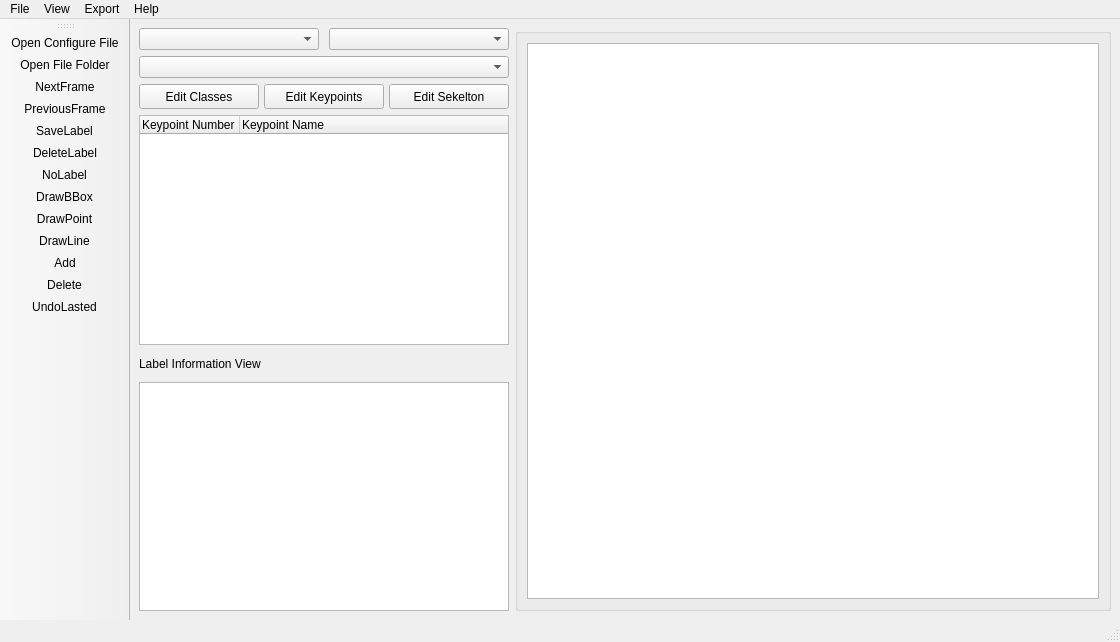
<?xml version="1.0" encoding="UTF-8"?>
<ui version="4.0">
 <class>AnimalPoseAnnotator</class>
 <widget class="QMainWindow" name="AnimalPoseAnnotator">
  <property name="geometry">
   <rect>
    <x>0</x>
    <y>0</y>
    <width>1120</width>
    <height>642</height>
   </rect>
  </property>
  <property name="windowTitle">
   <string>AnimalPoseAnnotator</string>
  </property>
  <property name="windowIcon">
   <iconset>
    <normaloff>../media/logo.png</normaloff>../media/logo.png</iconset>
  </property>
  <widget class="QWidget" name="AnimalPoseAnnotatorLayout">
   <layout class="QHBoxLayout" name="AnimalPoseAnnotatorHLayout">
    <item>
     <layout class="QVBoxLayout" name="ToolsLayout">
      <item>
       <layout class="QHBoxLayout" name="SubToolsLayout">
        <property name="spacing">
         <number>10</number>
        </property>
        <item>
         <widget class="QComboBox" name="KeypointsSeletion">
          <property name="sizePolicy">
           <sizepolicy hsizetype="Fixed" vsizetype="Fixed">
            <horstretch>0</horstretch>
            <verstretch>0</verstretch>
           </sizepolicy>
          </property>
          <property name="minimumSize">
           <size>
            <width>180</width>
            <height>0</height>
           </size>
          </property>
          <property name="maximumSize">
           <size>
            <width>180</width>
            <height>16777215</height>
           </size>
          </property>
         </widget>
        </item>
        <item>
         <widget class="QComboBox" name="ClassesSelection">
          <property name="sizePolicy">
           <sizepolicy hsizetype="Fixed" vsizetype="Fixed">
            <horstretch>0</horstretch>
            <verstretch>0</verstretch>
           </sizepolicy>
          </property>
          <property name="minimumSize">
           <size>
            <width>180</width>
            <height>0</height>
           </size>
          </property>
          <property name="maximumSize">
           <size>
            <width>180</width>
            <height>16777215</height>
           </size>
          </property>
         </widget>
        </item>
       </layout>
      </item>
      <item>
       <widget class="QComboBox" name="SkeletonSelection">
        <property name="sizePolicy">
         <sizepolicy hsizetype="Fixed" vsizetype="Fixed">
          <horstretch>0</horstretch>
          <verstretch>0</verstretch>
         </sizepolicy>
        </property>
        <property name="minimumSize">
         <size>
          <width>370</width>
          <height>0</height>
         </size>
        </property>
        <property name="maximumSize">
         <size>
          <width>370</width>
          <height>16777215</height>
         </size>
        </property>
       </widget>
      </item>
      <item>
       <layout class="QHBoxLayout" name="EditLayout">
        <property name="spacing">
         <number>5</number>
        </property>
        <item>
         <widget class="QPushButton" name="EditClasses">
          <property name="sizePolicy">
           <sizepolicy hsizetype="Fixed" vsizetype="Fixed">
            <horstretch>0</horstretch>
            <verstretch>0</verstretch>
           </sizepolicy>
          </property>
          <property name="minimumSize">
           <size>
            <width>120</width>
            <height>25</height>
           </size>
          </property>
          <property name="maximumSize">
           <size>
            <width>120</width>
            <height>25</height>
           </size>
          </property>
          <property name="text">
           <string>Edit Classes</string>
          </property>
         </widget>
        </item>
        <item>
         <widget class="QPushButton" name="EditKeypoints">
          <property name="sizePolicy">
           <sizepolicy hsizetype="Fixed" vsizetype="Fixed">
            <horstretch>0</horstretch>
            <verstretch>0</verstretch>
           </sizepolicy>
          </property>
          <property name="minimumSize">
           <size>
            <width>120</width>
            <height>25</height>
           </size>
          </property>
          <property name="maximumSize">
           <size>
            <width>120</width>
            <height>25</height>
           </size>
          </property>
          <property name="text">
           <string>Edit Keypoints</string>
          </property>
         </widget>
        </item>
        <item>
         <widget class="QPushButton" name="EditSkeleton">
          <property name="sizePolicy">
           <sizepolicy hsizetype="Fixed" vsizetype="Fixed">
            <horstretch>0</horstretch>
            <verstretch>0</verstretch>
           </sizepolicy>
          </property>
          <property name="minimumSize">
           <size>
            <width>120</width>
            <height>25</height>
           </size>
          </property>
          <property name="maximumSize">
           <size>
            <width>120</width>
            <height>25</height>
           </size>
          </property>
          <property name="text">
           <string>Edit Sekelton</string>
          </property>
         </widget>
        </item>
       </layout>
      </item>
      <item>
       <widget class="QTreeWidget" name="ConfigureDisplay">
        <property name="sizePolicy">
         <sizepolicy hsizetype="Fixed" vsizetype="Expanding">
          <horstretch>0</horstretch>
          <verstretch>0</verstretch>
         </sizepolicy>
        </property>
        <property name="minimumSize">
         <size>
          <width>370</width>
          <height>0</height>
         </size>
        </property>
        <property name="maximumSize">
         <size>
          <width>370</width>
          <height>16777215</height>
         </size>
        </property>
        <column>
         <property name="text">
          <string>Keypoint Number</string>
         </property>
        </column>
        <column>
         <property name="text">
          <string>Keypoint Name</string>
         </property>
        </column>
       </widget>
      </item>
      <item>
       <widget class="QLabel" name="LabelInformationViewLabel">
        <property name="minimumSize">
         <size>
          <width>370</width>
          <height>25</height>
         </size>
        </property>
        <property name="maximumSize">
         <size>
          <width>370</width>
          <height>25</height>
         </size>
        </property>
        <property name="text">
         <string>Label Information View</string>
        </property>
       </widget>
      </item>
      <item>
       <widget class="QTreeView" name="LabelInformationView">
        <property name="sizePolicy">
         <sizepolicy hsizetype="Fixed" vsizetype="Expanding">
          <horstretch>0</horstretch>
          <verstretch>0</verstretch>
         </sizepolicy>
        </property>
        <property name="minimumSize">
         <size>
          <width>370</width>
          <height>0</height>
         </size>
        </property>
        <property name="maximumSize">
         <size>
          <width>370</width>
          <height>16777215</height>
         </size>
        </property>
       </widget>
      </item>
     </layout>
    </item>
    <item>
     <widget class="QGroupBox" name="FrameDisplayGroup">
      <property name="title">
       <string/>
      </property>
      <layout class="QVBoxLayout" name="FrameDisplayGroupLayout">
       <item>
        <widget class="QGraphicsView" name="FrameDisplay"/>
       </item>
      </layout>
     </widget>
    </item>
   </layout>
  </widget>
  <widget class="QMenuBar" name="menubar">
   <property name="geometry">
    <rect>
     <x>0</x>
     <y>0</y>
     <width>1120</width>
     <height>33</height>
    </rect>
   </property>
   <widget class="QMenu" name="menuFile">
    <property name="title">
     <string>File</string>
    </property>
    <addaction name="actionOpenConfigureFile"/>
    <addaction name="actionOpenFileFolder"/>
   </widget>
   <widget class="QMenu" name="menuView">
    <property name="title">
     <string>View</string>
    </property>
    <widget class="QMenu" name="menuTheme">
     <property name="title">
      <string>Theme</string>
     </property>
     <addaction name="actionDark"/>
     <addaction name="actionLight"/>
    </widget>
    <addaction name="menuTheme"/>
   </widget>
   <widget class="QMenu" name="menuHelp">
    <property name="title">
     <string>Help</string>
    </property>
    <addaction name="actionHelp"/>
   </widget>
   <widget class="QMenu" name="menuExport">
    <property name="title">
     <string>Export</string>
    </property>
   </widget>
   <addaction name="menuFile"/>
   <addaction name="menuView"/>
   <addaction name="menuExport"/>
   <addaction name="menuHelp"/>
  </widget>
  <widget class="QStatusBar" name="statusbar"/>
  <widget class="QToolBar" name="toolBar">
   <property name="windowTitle">
    <string>toolBar</string>
   </property>
   <attribute name="toolBarArea">
    <enum>LeftToolBarArea</enum>
   </attribute>
   <attribute name="toolBarBreak">
    <bool>false</bool>
   </attribute>
   <addaction name="actionOpenConfigureFile"/>
   <addaction name="actionOpenFileFolder"/>
   <addaction name="actionNextFrame"/>
   <addaction name="actionPreviousFrame"/>
   <addaction name="actionSaveLabel"/>
   <addaction name="actionDeleteLabel"/>
   <addaction name="actionNoLabel"/>
   <addaction name="actionDrawBBox"/>
   <addaction name="actionDrawPoint"/>
   <addaction name="actionDrawLine"/>
   <addaction name="actionAdd"/>
   <addaction name="actionDelete"/>
   <addaction name="actionUndoLasted"/>
  </widget>
  <action name="actionOpenConfigureFile">
   <property name="icon">
    <iconset theme="document-open"/>
   </property>
   <property name="text">
    <string>Open Configure File</string>
   </property>
  </action>
  <action name="actionOpenFileFolder">
   <property name="icon">
    <iconset theme="folder-open"/>
   </property>
   <property name="text">
    <string>Open File Folder</string>
   </property>
  </action>
  <action name="actionNextFrame">
   <property name="icon">
    <iconset theme="go-next"/>
   </property>
   <property name="text">
    <string>NextFrame</string>
   </property>
   <property name="menuRole">
    <enum>QAction::MenuRole::NoRole</enum>
   </property>
  </action>
  <action name="actionPreviousFrame">
   <property name="icon">
    <iconset theme="go-previous"/>
   </property>
   <property name="text">
    <string>PreviousFrame</string>
   </property>
   <property name="menuRole">
    <enum>QAction::MenuRole::NoRole</enum>
   </property>
  </action>
  <action name="actionSaveLabel">
   <property name="icon">
    <iconset theme="document-save"/>
   </property>
   <property name="text">
    <string>SaveLabel</string>
   </property>
   <property name="menuRole">
    <enum>QAction::MenuRole::NoRole</enum>
   </property>
  </action>
  <action name="actionDeleteLabel">
   <property name="icon">
    <iconset theme="edit-delete"/>
   </property>
   <property name="text">
    <string>DeleteLabel</string>
   </property>
   <property name="menuRole">
    <enum>QAction::MenuRole::NoRole</enum>
   </property>
  </action>
  <action name="actionDrawBBox">
   <property name="icon">
    <iconset theme="media-playback-stop"/>
   </property>
   <property name="text">
    <string>DrawBBox</string>
   </property>
   <property name="menuRole">
    <enum>QAction::MenuRole::NoRole</enum>
   </property>
  </action>
  <action name="actionDrawPoint">
   <property name="icon">
    <iconset theme="media-optical"/>
   </property>
   <property name="text">
    <string>DrawPoint</string>
   </property>
   <property name="menuRole">
    <enum>QAction::MenuRole::NoRole</enum>
   </property>
  </action>
  <action name="actionDrawLine">
   <property name="icon">
    <iconset theme="format-text-italic"/>
   </property>
   <property name="text">
    <string>DrawLine</string>
   </property>
   <property name="menuRole">
    <enum>QAction::MenuRole::NoRole</enum>
   </property>
  </action>
  <action name="actionUndoLasted">
   <property name="icon">
    <iconset theme="edit-undo"/>
   </property>
   <property name="text">
    <string>UndoLasted</string>
   </property>
   <property name="menuRole">
    <enum>QAction::MenuRole::NoRole</enum>
   </property>
  </action>
  <action name="actionAdd">
   <property name="icon">
    <iconset theme="list-add"/>
   </property>
   <property name="text">
    <string>Add</string>
   </property>
   <property name="toolTip">
    <string>Add</string>
   </property>
   <property name="menuRole">
    <enum>QAction::MenuRole::NoRole</enum>
   </property>
  </action>
  <action name="actionNoLabel">
   <property name="icon">
    <iconset theme="zoom-original"/>
   </property>
   <property name="text">
    <string>NoLabel</string>
   </property>
   <property name="menuRole">
    <enum>QAction::MenuRole::NoRole</enum>
   </property>
  </action>
  <action name="actionDelete">
   <property name="icon">
    <iconset theme="list-remove"/>
   </property>
   <property name="text">
    <string>Delete</string>
   </property>
   <property name="menuRole">
    <enum>QAction::MenuRole::NoRole</enum>
   </property>
  </action>
  <action name="actionHelp">
   <property name="icon">
    <iconset theme="help-browser"/>
   </property>
   <property name="text">
    <string>Help</string>
   </property>
  </action>
  <action name="actionDark">
   <property name="text">
    <string>Dark</string>
   </property>
  </action>
  <action name="actionLight">
   <property name="text">
    <string>Light</string>
   </property>
  </action>
 </widget>
 <resources/>
 <connections/>
</ui>
